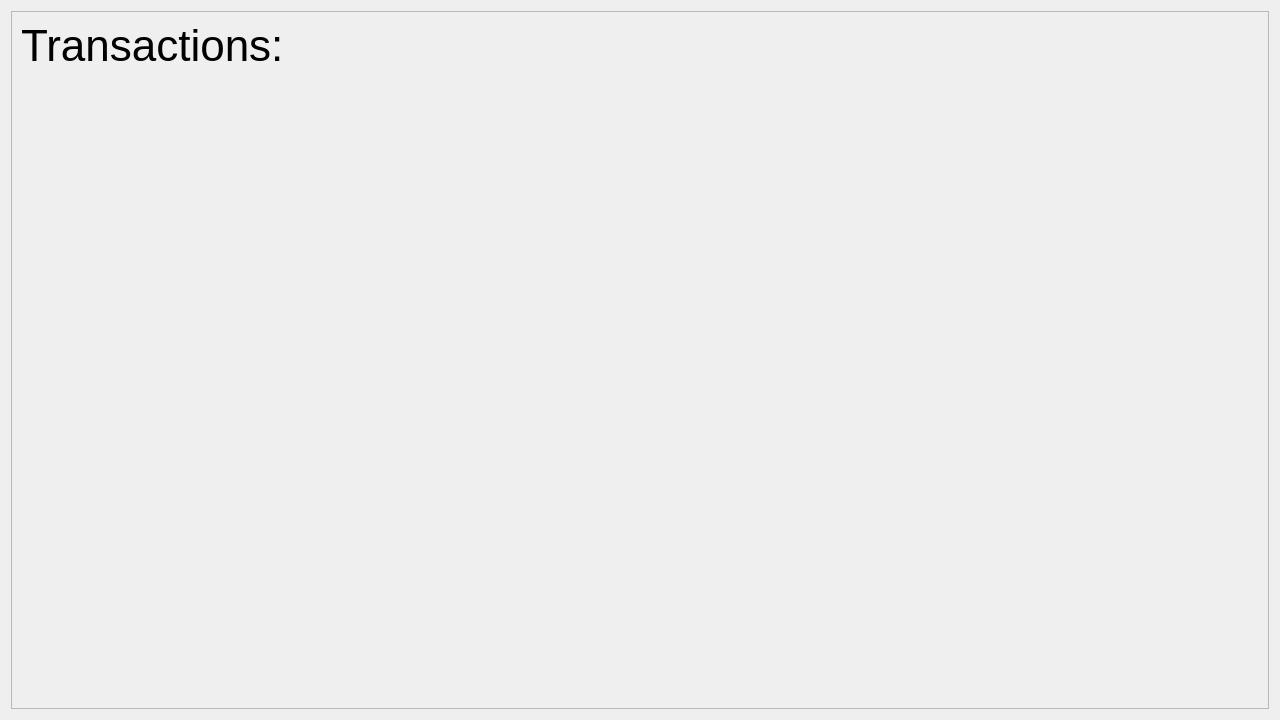
<?xml version="1.0" encoding="UTF-8"?>
<ui version="4.0">
 <class>transactionHistory</class>
 <widget class="QDialog" name="transactionHistory">
  <property name="geometry">
   <rect>
    <x>0</x>
    <y>0</y>
    <width>1280</width>
    <height>720</height>
   </rect>
  </property>
  <property name="windowTitle">
   <string>Dialog</string>
  </property>
  <layout class="QVBoxLayout" name="verticalLayout_2">
   <item>
    <widget class="QScrollArea" name="scrollArea">
     <property name="widgetResizable">
      <bool>true</bool>
     </property>
     <property name="alignment">
      <set>Qt::AlignLeading|Qt::AlignLeft|Qt::AlignVCenter</set>
     </property>
     <widget class="QWidget" name="scrollAreaWidgetContents">
      <property name="geometry">
       <rect>
        <x>0</x>
        <y>0</y>
        <width>1260</width>
        <height>700</height>
       </rect>
      </property>
      <layout class="QVBoxLayout" name="verticalLayout">
       <item alignment="Qt::AlignTop">
        <widget class="QLabel" name="label">
         <property name="font">
          <font>
           <pointsize>33</pointsize>
          </font>
         </property>
         <property name="text">
          <string>Transactions:</string>
         </property>
        </widget>
       </item>
      </layout>
     </widget>
    </widget>
   </item>
  </layout>
 </widget>
 <resources/>
 <connections/>
</ui>
